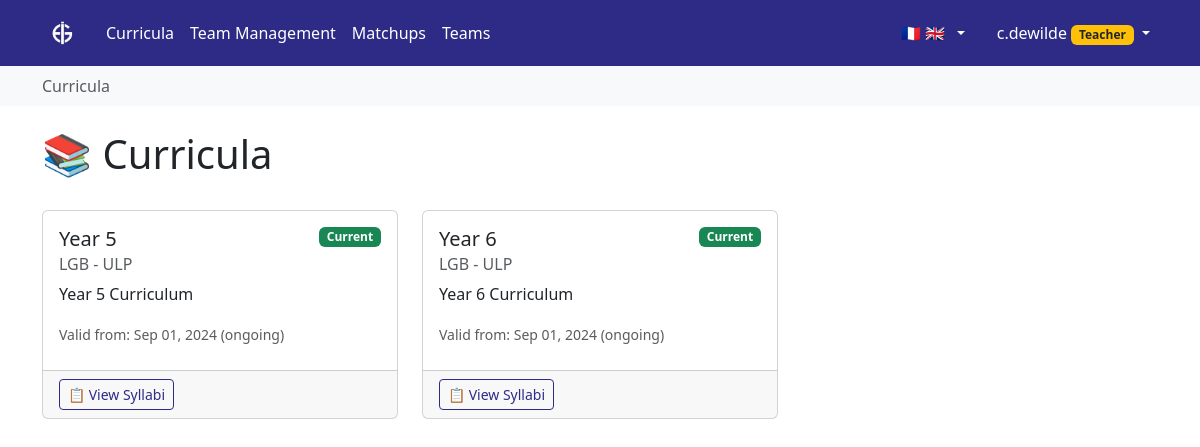
The app's page /syllabus/curricula/ (signed in) with its own data.
### syllabus/models.py (models this page shows, shortened)
class Curriculum(models.Model):
    provider = models.ForeignKey(Provider, on_delete=models.CASCADE)
    title = models.CharField(max_length=200)
    description = models.TextField(blank=True)
    start_date = models.DateField(help_text="When this curriculum becomes effective")
    end_date = models.DateField(null=True, blank=True, help_text="When this curriculum expires (leave blank if still current)")
    created_at = models.DateTimeField(auto_now_add=True)
    updated_at = models.DateTimeField(auto_now=True)
    @property
    def is_current(self):
        from django.utils import timezone
        today = timezone.now().date()
        if self.end_date:
            return self.start_date <= today <= self.end_date
        return self.start_date <= today

class Provider(models.Model):
    name = models.CharField(max_length=255, unique=True)
    created_at = models.DateTimeField(auto_now_add=True)
    updated_at = models.DateTimeField(auto_now=True)
    class Meta:
        ordering = ['name']

### syllabus/views.py (the view)
# urls.py: path('curricula/', views.curriculum_list, name='curriculum_list'),
@login_required
def curriculum_list(request):
    curricula = Curriculum.objects.all()
    context = {
        'curricula': curricula,
        'is_admin': is_admin(request.user)
    }
    return render(request, 'syllabus/curriculum_list.html', context)

### aigames/models.py (called while the page is built)
    @property
    def logo_url(self):
        if self.logo:
            return self.logo.url
        return None

    @property
    def can_create_teams(self):
        return self.role in ['teacher', 'admin']

    @property
    def can_create_games(self):
        return self.role == 'admin'

    @property
    def can_modify_syllabus(self):
        return self.role == 'admin'

### syllabus/views.py (called while the page is built)
def can_modify_syllabus(user):
    if not user.is_authenticated:
        return False
    try:
        from aigames.models import UserProfile
        return user.profile.can_modify_syllabus
    except (UserProfile.DoesNotExist, AttributeError):
        return user.is_superuser or user.groups.filter(name='Admin').exists()

def is_admin(user):
    return can_modify_syllabus(user)

### syllabus/templates/syllabus/curriculum_list.html (shortened to what this page needs)
{% extends 'syllabus/base.html' %}
{% block breadcrumb %}
<nav aria-label="breadcrumb" class="bg-light py-2">
    <div class="container">
        <ol class="breadcrumb mb-0">
            <li class="breadcrumb-item active">Curricula</li>
        </ol>
    </div>
</nav>
{% endblock %}
{% block content %}
<div class="d-flex justify-content-between align-items-center mb-4">
    <h1>📚 Curricula</h1>
</div>
<div class="row">
    {% for curriculum in curricula %}
    <div class="col-md-6 col-lg-4 mb-4">
        <div class="card h-100">
            <div class="card-body">
                <div class="d-flex justify-content-between align-items-start mb-2">
                    <h5 class="card-title mb-0">{{ curriculum.title }}</h5>
                    {% if curriculum.is_current %}
                        <span class="badge bg-success">Current</span>
                    {% else %}
                        <span class="badge bg-secondary">Inactive</span>
                    {% endif %}
                </div>
                <h6 class="card-subtitle mb-2 text-muted">{{ curriculum.provider.name }}</h6>
                <p class="card-text">{{ curriculum.description|truncatewords:15 }}</p>
                <div class="mb-2">
                    <small class="text-muted">
                        Valid from: {{ curriculum.start_date|date:"M d, Y" }}
                        {% if curriculum.end_date %}
                            to {{ curriculum.end_date|date:"M d, Y" }}
                        {% else %}
                            (ongoing)
                        {% endif %}
                    </small>
                </div>
            </div>
            <div class="card-footer">
                <a href="{% url 'syllabus_list' curriculum.id %}" class="btn btn-outline-primary btn-sm">
                    📋 View Syllabi
                </a>
            </div>
        </div>
    </div>
    {% endfor %}
</div>
{% endblock %}

### syllabus/templates/syllabus/base.html (shortened to what this page needs)
{% load static %}
<!DOCTYPE html>
<html>
<head>
    <link href="{% static 'syllabus/css/bootstrap.min.css' %}" rel="stylesheet">
</head>
<body>
    {% block navbar %}
    <nav class="navbar navbar-expand-lg navbar-dark bg-primary">
        <div class="container">
            {% if user.is_authenticated %}
                <a class="navbar-brand d-flex align-items-center" href="{% if user_role == 'student' %}{% url 'aigames:student_dashboard' %}{% else %}{% url 'curriculum_list' %}{% endif %}">
                    {% if school_logo %}
                        <img src="{{ school_logo }}" alt="{{ school_name }} Logo" height="40">
                    {% else %}
                        📚 Aiducator
                    {% endif %}
                </a>
            {% else %}
                <a class="navbar-brand" href="{% url 'landing_page' %}">📚 Aiducator</a>
            {% endif %}
            <div class="collapse navbar-collapse" id="navbarNav">
                {% if user.is_authenticated %}
                    <ul class="navbar-nav me-auto">
                        {% if user_role == 'student' %}
                            <li class="nav-item">
                                <a class="nav-link" href="{% url 'aigames:student_dashboard' %}">
                                    <i class="bi bi-house-door"></i> My Games
                                </a>
                            </li>
                        {% else %}
                            <li class="nav-item">
                                <a class="nav-link" href="{% url 'curriculum_list' %}">
                                     Curricula
                                </a>
                            </li>
                            <li class="nav-item">
                                <a class="nav-link" href="{% url 'aigames:team_management_dashboard' %}">
                                     Team Management
                                </a>
                            </li>
                            <li class="nav-item">
                                <a class="nav-link" href="{% url 'aigames:game_matchups_list' %}">
                                     Matchups
                                </a>
                            </li>
                            <li class="nav-item">
                                <a class="nav-link" href="{% url 'aigames:list_teams' %}">
                                     Teams
                                </a>
                            </li>
                        {% endif %}
                    </ul>
                {% endif %}
                <ul class="navbar-nav">
                    {% if user.is_authenticated %}
                        <li class="nav-item dropdown me-3">
                            <a class="nav-link dropdown-toggle d-flex align-items-center" href="#" id="languageDropdown" role="button" data-bs-toggle="dropdown" aria-expanded="false">
                                <span class="me-1">🇫🇷</span>
                                <span class="me-1">🇬🇧</span>
                            </a>
                        </li>
                        <li class="nav-item dropdown">
                            <a class="nav-link dropdown-toggle" href="#" id="navbarDropdown" role="button" data-bs-toggle="dropdown">
                                {{ user.username }}
                                {% if user_role == 'admin' %}
                                    <span class="badge bg-danger">Admin</span>
                                {% elif user_role == 'teacher' %}
                                    <span class="badge bg-warning text-dark">Teacher</span>
                                {% elif user_role == 'student' %}
                                    <span class="badge bg-info">Student</span>
                                {% else %}
                                    <span class="badge bg-secondary">User</span>
                                {% endif %}
                            </a>
                        </li>
                    {% else %}
                        <li class="nav-item">
                            <a class="nav-link" href="/accounts/login/">Login</a>
                        </li>
                    {% endif %}
                </ul>
            </div>
        </div>
    </nav>
    {% endblock %}
    {% block breadcrumb %}{% endblock %}
    <div class="container mt-4">
        {% block content %}{% endblock %}
    </div>
</body>
</html>

### records on screen
Curriculum: title "Year 5", shows "Current", provider.name "LGB - ULP", description "Year 5 Curriculum", start_date "Sep 01, 2024", shows "(ongoing)"
Curriculum: title "Year 6", shows "Current", provider.name "LGB - ULP", description "Year 6 Curriculum", start_date "Sep 01, 2024", shows "(ongoing)"

### other values on screen
{{ user.username }} "c.dewilde"
